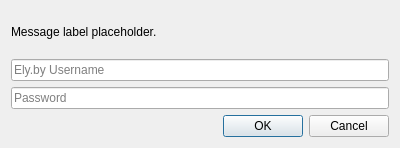
<?xml version="1.0" encoding="UTF-8"?>
<ui version="4.0">
 <class>EditAccountDialog</class>
 <widget class="QDialog" name="EditAccountDialog">
  <property name="geometry">
   <rect>
    <x>0</x>
    <y>0</y>
    <width>400</width>
    <height>148</height>
   </rect>
  </property>
  <property name="windowTitle">
   <string>Login</string>
  </property>
  <layout class="QVBoxLayout" name="verticalLayout">
   <item>
    <widget class="QLabel" name="label">
     <property name="text">
      <string notr="true">Message label placeholder.</string>
     </property>
     <property name="textFormat">
      <enum>Qt::RichText</enum>
     </property>
     <property name="textInteractionFlags">
      <set>Qt::LinksAccessibleByKeyboard|Qt::LinksAccessibleByMouse|Qt::TextBrowserInteraction|Qt::TextSelectableByKeyboard|Qt::TextSelectableByMouse</set>
     </property>
    </widget>
   </item>
   <item>
    <widget class="QLineEdit" name="userTextBox">
     <property name="placeholderText">
      <string>Ely.by Username</string>
     </property>
    </widget>
   </item>
   <item>
    <widget class="QLineEdit" name="passTextBox">
     <property name="echoMode">
      <enum>QLineEdit::Password</enum>
     </property>
     <property name="placeholderText">
      <string>Password</string>
     </property>
    </widget>
   </item>
   <item>
    <widget class="QDialogButtonBox" name="buttonBox">
     <property name="orientation">
      <enum>Qt::Horizontal</enum>
     </property>
     <property name="standardButtons">
      <set>QDialogButtonBox::Cancel|QDialogButtonBox::Ok</set>
     </property>
    </widget>
   </item>
  </layout>
 </widget>
 <resources/>
 <connections>
  <connection>
   <sender>buttonBox</sender>
   <signal>accepted()</signal>
   <receiver>EditAccountDialog</receiver>
   <slot>accept()</slot>
   <hints>
    <hint type="sourcelabel">
     <x>248</x>
     <y>254</y>
    </hint>
    <hint type="destinationlabel">
     <x>157</x>
     <y>274</y>
    </hint>
   </hints>
  </connection>
  <connection>
   <sender>buttonBox</sender>
   <signal>rejected()</signal>
   <receiver>EditAccountDialog</receiver>
   <slot>reject()</slot>
   <hints>
    <hint type="sourcelabel">
     <x>316</x>
     <y>260</y>
    </hint>
    <hint type="destinationlabel">
     <x>286</x>
     <y>274</y>
    </hint>
   </hints>
  </connection>
 </connections>
</ui>
